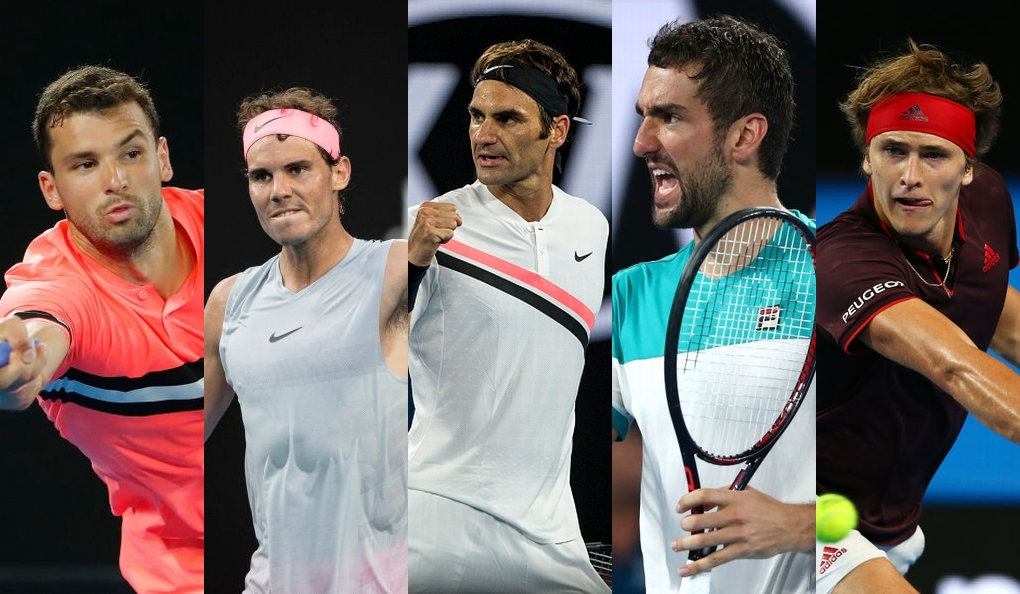
#> input picture ImageTask/opencv/image/face.jpg, 1020 x 594 px
$ python detect_face.py
#> lines starting #> are read from the running program, lines starting #| are printed output that depends on the picture; after the words box and inside, x2 and y2 are one past the last pixel; in counts of white or black regions, pixels touching at a corner belong together
import cv2

try:
    img = cv2.imread('../image/face.jpg')
#> img is the input picture: shape (594, 1020, 3); mean B, G, R 97.7, 99.9, 110.9

    if img is None:
        print('ファイルを読み込めません。')
        import sys
        sys.exit()

    cascade = cv2.CascadeClassifier(r'../haarcascades/haarcascade_frontalface_alt.xml')
    facerect = cascade.detectMultiScale(img)
#> facerect = [[446, 82, 92, 92], [232, 137, 95, 95], [851, 105, 125, 125], [43, 104, 138, 138]]

    if len(facerect) > 0:
        for rect in facerect:
            cv2.rectangle(img, tuple(rect[0:2]), tuple(rect[0:2] + rect[2:4]), (0, 0, 255), thickness = 2)
#> this loop made 4 passes
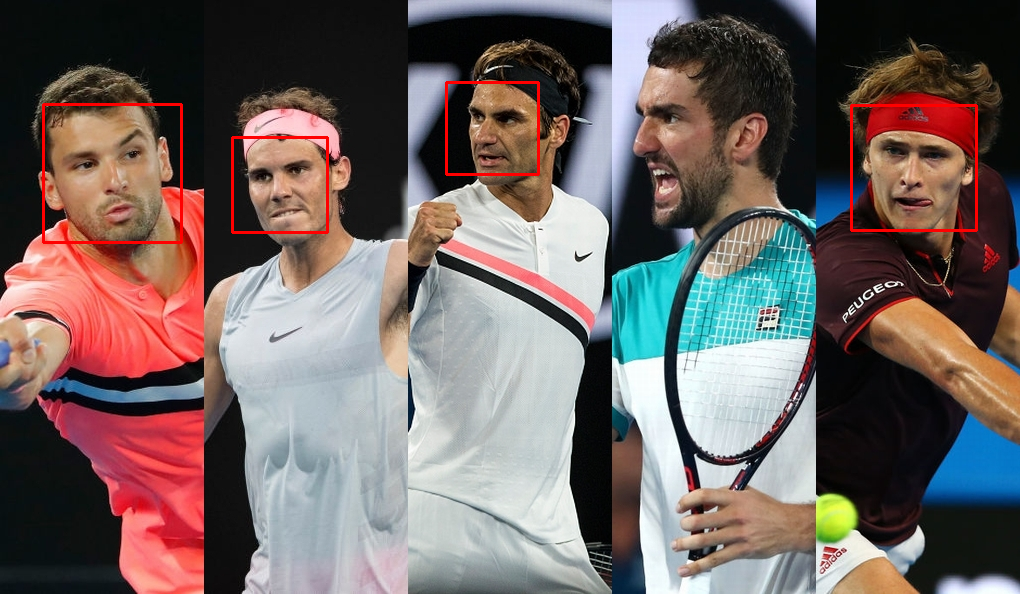
#> img: shape (594, 1020, 3); 0.89% of pixels changed, all inside (x1, y1, x2, y2) = (42, 81, 978, 244)
    else:
        print('no face')

    cv2.imwrite('../image/detected.jpg', img)
    cv2.imshow('img', img)

    cv2.waitKey(0)
    cv2.destroyAllWindows()
except:
    import sys
    print("Error:", sys.exc_info()[0])
    print(sys.exc_info()[1])
    import traceback
    print(traceback.format_tb(sys.exc_info()[2]))
